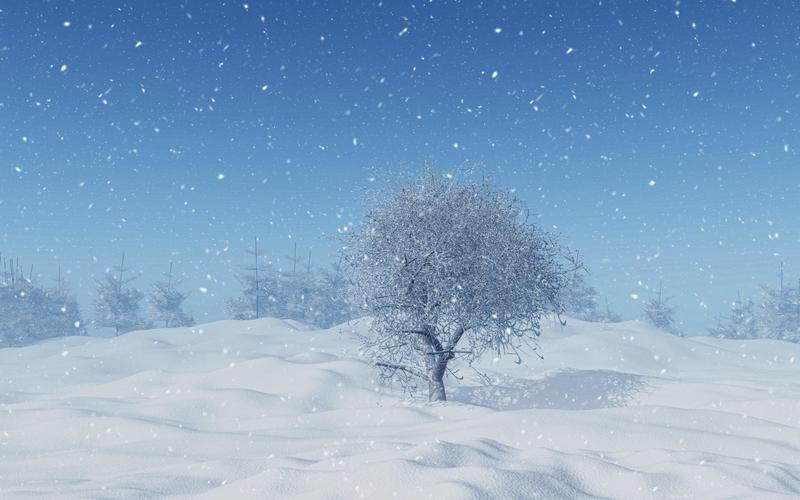
#> input picture opencv/image_similarity_comparison/img1.jpeg, 800 x 500 px; the run also reads 1 picture not shown here
$ python demo1.py
#> lines starting #> are read from the running program, lines starting #| are printed output that depends on the picture; long printed decimals are rounded
# 图片相似度对比(灰度对比)

import cv2

def compare_images(image_a, image_b):
    # 读取图片
#> called with image_a = 'img1.jpeg', image_b = 'img1.jpeg'
    img1 = cv2.imread(image_a)
#> img1 is the input picture: shape (500, 800, 3); mean B, G, R 196.9, 164.4, 132.6
    img2 = cv2.imread(image_b)

    # 用截取方式将图片缩放成相同大小
    img1 = cv2.resize(img1, (500, 500))
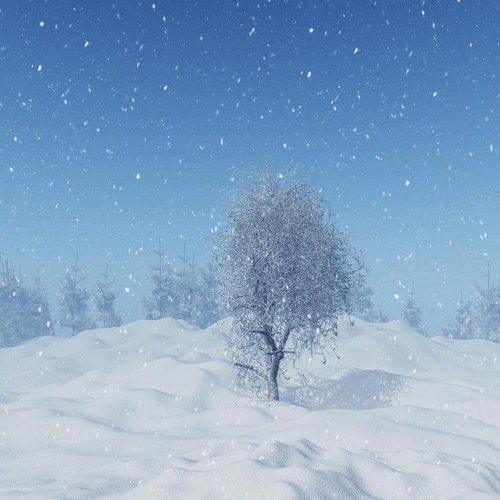
#> img1: shape (500, 500, 3); mean B, G, R 196.9, 164.4, 132.6
    img2 = cv2.resize(img2, (500, 500))

    # 将图片类型转换为灰度图像
    img1_gray = cv2.cvtColor(img1, cv2.COLOR_BGR2GRAY)
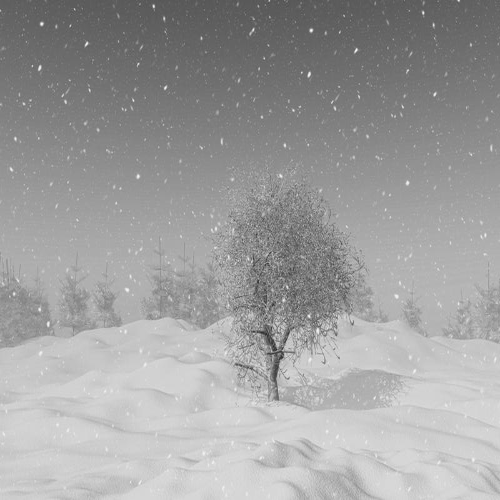
#> img1_gray: shape (500, 500); min 39, max 248, mean 158.6
    img2_gray = cv2.cvtColor(img2, cv2.COLOR_BGR2GRAY)

    # 计算直方图
    '''
    参数：
    image：输入图像，必须是一个单通道或多通道的8位图像。
    channels：要计算直方图的通道。列表形式，如[0]表示通道0，[0，1，2]表示所有通道。
    mask：用于排除图像中某些区域的掩膜，如果不需要，可以设置为None。
    histSize：每个通道的直方图大小。例如：[256，256，256]表示每个通道的直方图都有256个bin。
    ranges：每个通道bin的范围。例如：[0,256,0,256,0,256]表示每个通道的bin范围是0-255。
    hist：计算得到的直方图。
    accumulate：是否累加。如果设置为True，则新的直方图将添加到前一个直方图中。

    针对histSize和ranges参数说明:
    在计算直方图时，bin是指将像素值分成的若干个区间。具体来说，我们需要指定像素值的取值范围（通常是0~255），
    并将该范围分成若干个小区间，每个区间就称为一个bin。例
    如，如果我们将像素值的取值范围划分为16个区间，则会得到一个16维的直方图（也称为16个bin的直方图）。
    每个bin中记录的是对应区间内像素值出现的次数。

    bin的数量直接影响了直方图的计算结果。如果我们将像素值范围划分得太细，每个bin内的样本数量会相对较少，
    可能会导致直方图的分布不够平滑，噪声干扰也会比较大。如果bin数量过少，
    则会丢失部分像素值信息，可能会导致直方图无法准确地反映图像中像素的分布情况。
    因此，选取好的bin数量对于直方图的计算结果是至关重要的。在OpenCV中，一般可以通过调整参数来指定bin的数量。
    '''
    img1_hist = cv2.calcHist([img1_gray], [0], None, [256], [0, 256])
#> img1_hist = 256 values, max 4425 at index 209, min 0 at index 0, mean 976.6
    img2_hist = cv2.calcHist([img2_gray], [0], None, [256], [0, 256])
#> img2_hist has the same summary as img1_hist

    # 计算两个直方图的相似度
    '''
    cv2.compareHist()函数用于比较两个直方图的相似性。函数的四个参数分别为：

    hist1：第一个直方图。
    hist2：第二个直方图。
    method：直方图比较方法。有四种可选方法：

    - cv2.HISTCMP_CORREL：相关性比较法，值越大表示越相似。取值范围[-1, 1]。当为1时表示两个直方图完全相同，为-1时则完全不同。
    - cv2.HISTCMP_CHISQR：卡方比较法，值越小表示越相似。取值范围[0, ∞)，也就是值越小时越相似。当两个直方图完全相同时，卡方距离为0。
    - cv2.HISTCMP_INTERSECT：交叉比较法，值越大表示越相似。取值范围[0, 1]。当两个直方图相同时，交叉比较为1。
    - cv2.HISTCMP_BHATTACHARYYA：Bhattacharyya距离比较法，值越小表示越相似。取值范围[0, 1]。当两个直方图非常相似时，Bhattacharyya距离为0。当两个直方图完全不同时，Bhattacharyya距离为1。

    mask：可选掩码。如果有选择，只有掩码部分图像的直方图参与计算。

    函数返回值为比较的结果，结果越大则表示两个直方图越相似，结果越小则表示两个直方图越不同。
    '''
    similarity = cv2.compareHist(img1_hist, img2_hist, cv2.HISTCMP_CORREL)
#> similarity = 1

    print(similarity)
#| 1.0

compare_images('img1.jpeg', 'img1.jpeg')
compare_images('img1.jpeg', 'img2.jpeg')
#| 1.0
compare_images('img1.jpeg', 'img3.jpeg')
#> call 3 of compare_images, with image_a = 'img1.jpeg', image_b = 'img3.jpeg'
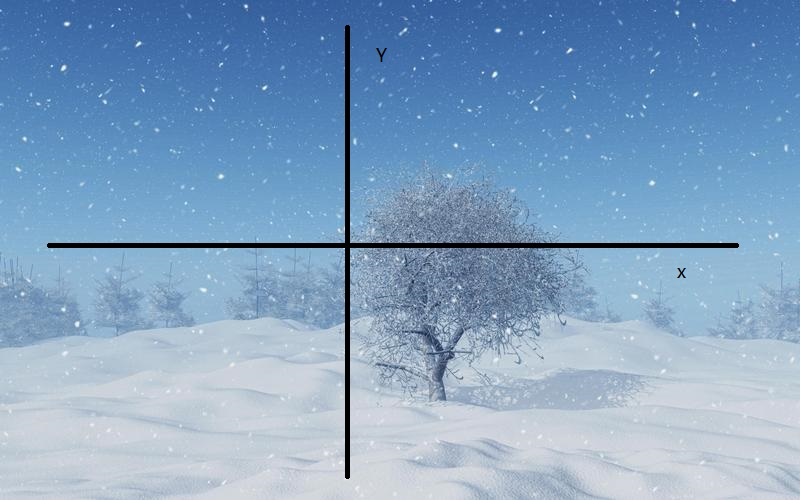
#> input picture opencv/image_similarity_comparison/img3.jpeg, 800 x 500 px
#> in compare_images, img2 is the input picture: shape (500, 800, 3); mean B, G, R 194, 162, 130.7
#> in compare_images (call 3), `img2_hist = cv2.calcHist([img2_gray], [0], None, [256], [0, 256])`: img2_hist = 256 values, max 4393 at index 209, min 0 at index 8, mean 976.6
#> in compare_images (call 3), `similarity = cv2.compareHist(img1_hist, img2_hist, cv2.HISTCMP_CORREL)`: similarity = 0.996
#| 0.9956
compare_images('img1.jpeg', 'img4.jpg')
#> call 4 of compare_images, with image_a = 'img1.jpeg', image_b = 'img4.jpg'
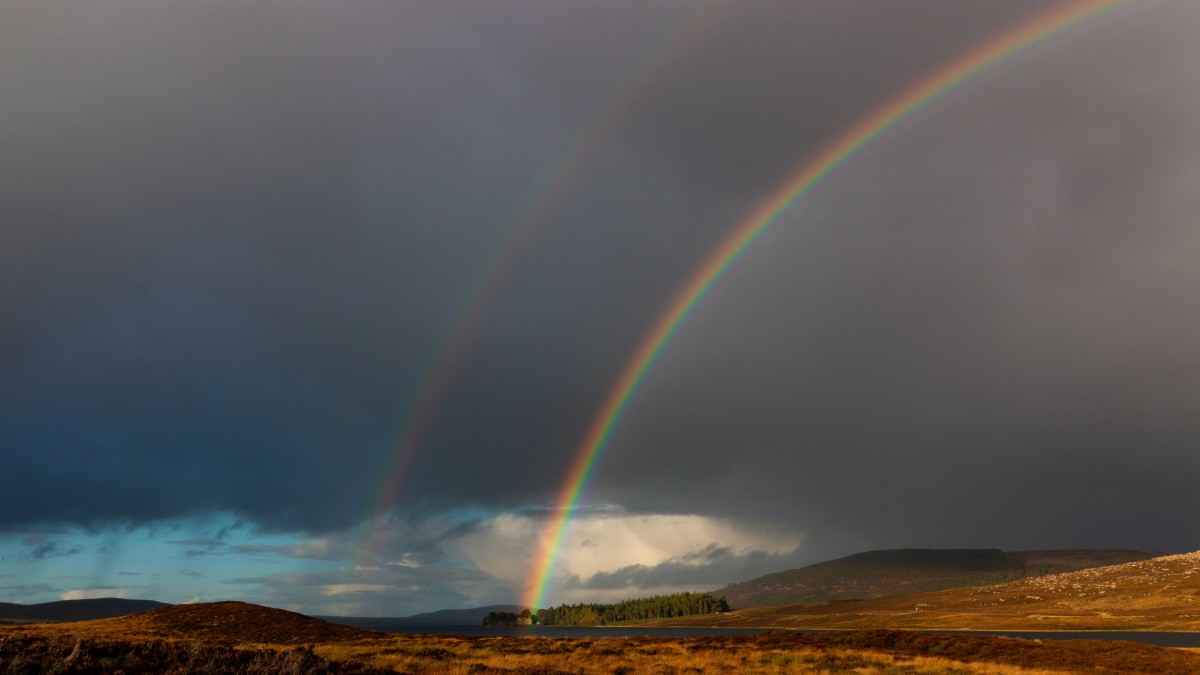
#> input picture opencv/image_similarity_comparison/img4.jpg, 1200 x 675 px
#> in compare_images, img2 is the input picture: shape (675, 1200, 3); mean B, G, R 85.1, 86.2, 88.5
#> in compare_images (call 4), `img2 = cv2.resize(img2, (500, 500))`:
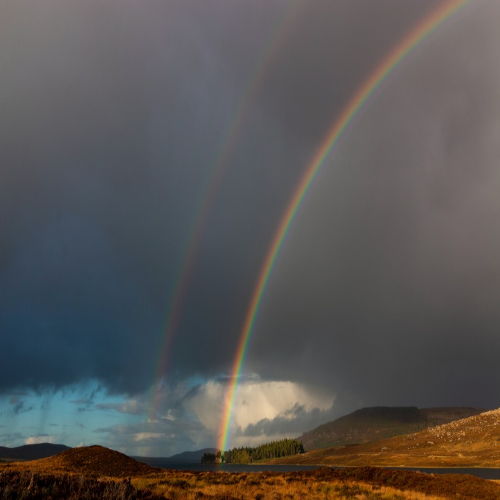
#> img2: shape (500, 500, 3); mean B, G, R 85, 86.1, 88.5
#> in compare_images (call 4), `img2_gray = cv2.cvtColor(img2, cv2.COLOR_BGR2GRAY)`:
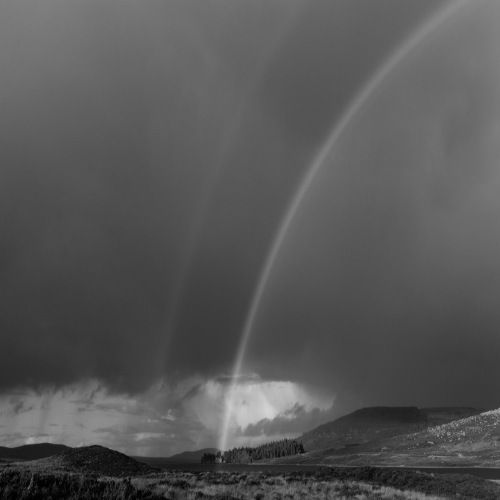
#> img2_gray: shape (500, 500); min 0, max 210, mean 86.7
#> in compare_images (call 4), `img2_hist = cv2.calcHist([img2_gray], [0], None, [256], [0, 256])`: img2_hist = 256 values, max 4409 at index 103, min 0 at index 211, mean 976.6
#> in compare_images (call 4), `similarity = cv2.compareHist(img1_hist, img2_hist, cv2.HISTCMP_CORREL)`: similarity = -0.11
#| -0.1103
